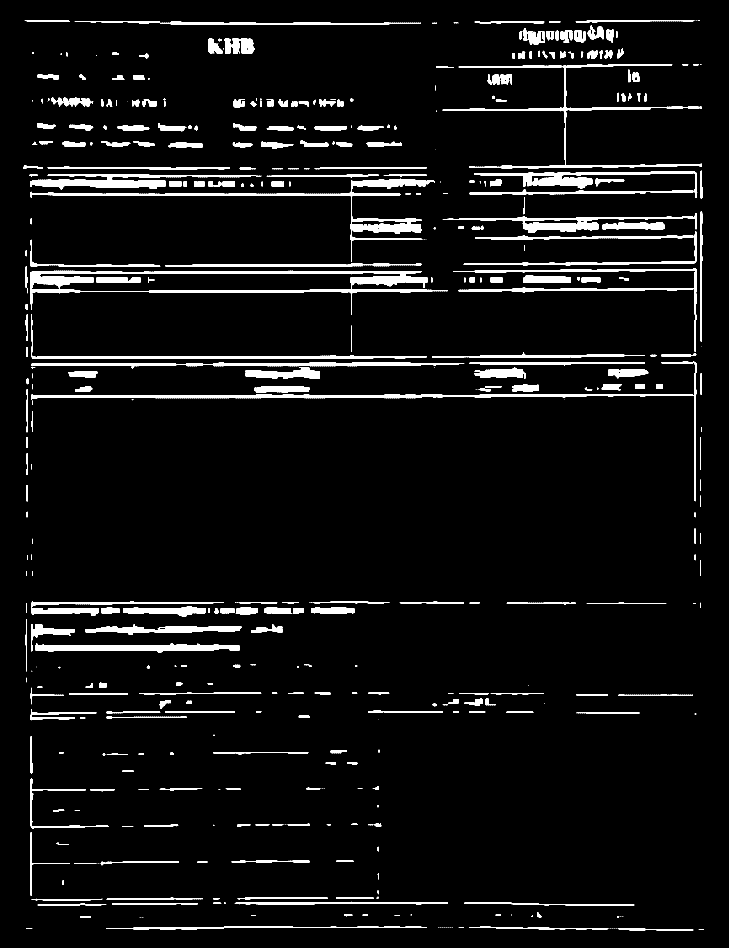
#> input picture preprocessed_for_ocr.png, 2185 x 2843 px (shown at 1/3 size); its folder holds only this picture in this run
$ python 'main copy.py' --image preprocessed_for_ocr.png
#> lines starting #> are read from the running program, lines starting #| are printed output that depends on the picture; after the words box and inside, x2 and y2 are one past the last pixel; in counts of white or black regions, pixels touching at a corner belong together
import argparse
import re
import shutil
from pathlib import Path

import cv2
import pandas as pd
import pytesseract


COLUMNS = [
    "Invoice No",
    "Invoice Date",
    "Dealer Code",
    "Sale Order",
    "Vender Code",
    "Vehicle Code",
]

# Normalized crop boxes for the KHB delivery-order layout:
# (left, top, right, bottom), each value from 0.0 to 1.0.
FIELD_REGIONS = {
    "Invoice No": (0.675, 0.140, 0.790, 0.160),
    "Invoice Date": (0.855, 0.140, 0.965, 0.160),
    "Dealer Code": (0.515, 0.207, 0.630, 0.228),
    "Sale Order": (0.515, 0.257, 0.670, 0.278),
    "Vender Code": (0.515, 0.315, 0.625, 0.345),
    "Vehicle Code": (0.745, 0.315, 0.850, 0.345),
}


def crop_region(image, region):
    height, width = image.shape[:2]
    left, top, right, bottom = region
    return image[
        int(top * height) : int(bottom * height),
        int(left * width) : int(right * width),
    ]


def upscale_crop(crop, scale=10):
    return cv2.resize(crop, None, fx=scale, fy=scale, interpolation=cv2.INTER_LANCZOS4)


def sharpen(image):
    blur = cv2.GaussianBlur(image, (0, 0), 3)
    return cv2.addWeighted(image, 1.8, blur, -0.8, 0)


def preprocess(crop, channel="gray", scale=10, use_clahe=True):
    image = upscale_crop(crop, scale)

    if channel == "gray":
        image = cv2.cvtColor(image, cv2.COLOR_BGR2GRAY)
    elif channel == "blue":
        image = cv2.split(image)[0]
    elif channel == "red":
        image = cv2.split(image)[2]
    else:
        raise ValueError(f"Unsupported channel: {channel}")

    if use_clahe:
        image = cv2.createCLAHE(clipLimit=3.0, tileGridSize=(8, 8)).apply(image)

    return sharpen(image)


def ocr_text(image, whitelist, psm=7):
    config = f"--oem 3 --psm {psm} -c tessedit_char_whitelist={whitelist}"
    return pytesseract.image_to_string(image, config=config).strip()


def only_digits(value):
    return re.sub(r"\D", "", value)


def clean_invoice_no(value):
    return only_digits(value)


# [40 lines left out: functions clean_invoice_date, clean_dealer_code, clean_sale_order, clean_vender_code, clean_vehicle_code, not called in this run]


def extract_field(crop, field_name):
    if field_name == "Invoice No":
        image = preprocess(crop, channel="gray", scale=10, use_clahe=True)
        return clean_invoice_no(ocr_text(image, "0123456789", psm=8))

    if field_name == "Invoice Date":
        image = preprocess(crop, channel="gray", scale=10, use_clahe=True)
        return clean_invoice_date(ocr_text(image, "0123456789./-", psm=8))

    if field_name == "Dealer Code":
        image = preprocess(crop, channel="gray", scale=10, use_clahe=False)
        return clean_dealer_code(ocr_text(image, "ABCDEFGHIJKLMNOPQRSTUVWXYZ0123456789", psm=8))

    if field_name == "Sale Order":
        image = preprocess(crop, channel="gray", scale=15, use_clahe=True)
        return clean_sale_order(ocr_text(image, "0123456789", psm=8))

    if field_name == "Vender Code":
        image = preprocess(crop, channel="gray", scale=10, use_clahe=True)
        return clean_vender_code(ocr_text(image, "0123456789", psm=7))

    if field_name == "Vehicle Code":
        image = preprocess(crop, channel="red", scale=15, use_clahe=True)
        return clean_vehicle_code(ocr_text(image, "ABCDEFGHIJKLMNOPQRSTUVWXYZ0123456789-", psm=7))

    raise ValueError(f"Unsupported field: {field_name}")


def save_crops(image, crops_dir):
    crops_dir.mkdir(parents=True, exist_ok=True)
    for crop_file in crops_dir.glob("*.png"):
        crop_file.unlink()

    crops = {}
    for field_name, region in FIELD_REGIONS.items():
        crop = crop_region(image, region)
        crops[field_name] = crop
        crop_path = crops_dir / f"{field_name.replace(' ', '_')}.png"
        cv2.imwrite(str(crop_path), crop)
    return crops


# [10 lines left out: function write_excel, not called in this run]


def parse_args():
    default_tesseract = shutil.which("tesseract")

    parser = argparse.ArgumentParser(
        description="Extract selected KHB delivery-order fields from an image."
    )
    parser.add_argument(
        "--image",
        default="/Users/timdev/Downloads/new-inv-image.jpeg",
        help="Path to the delivery-order image.",
    )
    parser.add_argument(
        "--output",
        default="invoice_data.xlsx",
        help="Path to the Excel file to create.",
    )
    parser.add_argument(
        "--crops-dir",
        default="savedimages",
        help="Directory where field crop images are saved.",
    )
    parser.add_argument(
        "--tesseract",
        default=default_tesseract,
        help="Path to the tesseract executable.",
    )
    return parser.parse_args()


def main():
    args = parse_args()

    if args.tesseract:
        pytesseract.pytesseract.tesseract_cmd = args.tesseract

    image_path = Path(args.image)
    image = cv2.imread(str(image_path))
#> image is the input picture: shape (2843, 2185, 3); 5.4% white; 524 white regions (154 under 20 px), largest, box (x1, y1, x2, y2) and area: (90, 812, 1344, 944) 25747, (93, 1183, 2080, 1200) 14583, (1407, 513, 2092, 594) 13910
    if image is None:
        raise FileNotFoundError(f"Could not load image: {image_path}")

    crops = save_crops(image, Path(args.crops_dir))
#> the loop in save_crops, `for field_name, region in FIELD_REGIONS.items():` made 6 passes
#> pass 1, in save_crops, `crop = crop_region(image, region)`:
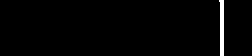
#> crop: shape (56, 252, 3); 1.6% white; 1 white region, box (x1, y1, x2, y2) and area: (219, 0, 224, 56) 226
#> after the loop in save_crops, `for field_name, region in FIELD_REGIONS.items():`: crops = 6 items
#> crops = 6 items
    data = {field_name: extract_field(crops[field_name], field_name) for field_name in COLUMNS}

    write_excel(data, Path(args.output))

    print(f"Saved crop images to: {args.crops_dir}")
    print(f"Saved OCR result to: {args.output}")
    print("Extracted data:")
    for field_name in COLUMNS:
        print(f"- {field_name}: {data[field_name]}")


if __name__ == "__main__":
    main()
#> (the call stopped at in ocr_text, `return pytesseract.image_to_string(image, config=config).strip()`: pytesseract is not available in this run)
